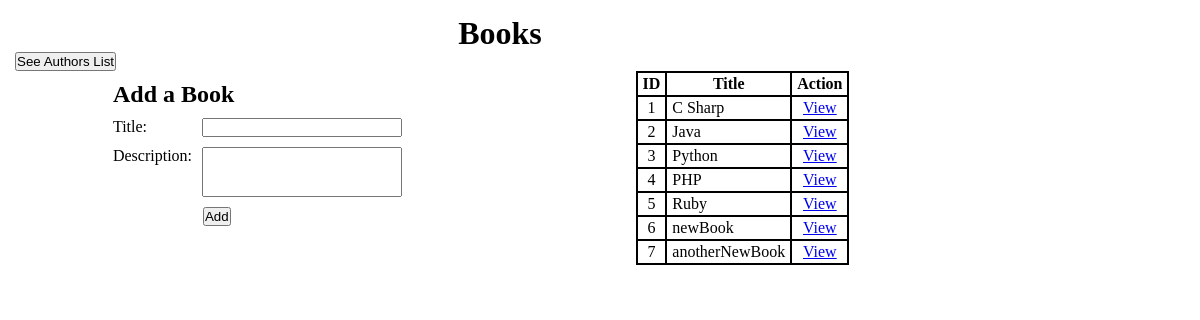
The app's page /, older data.
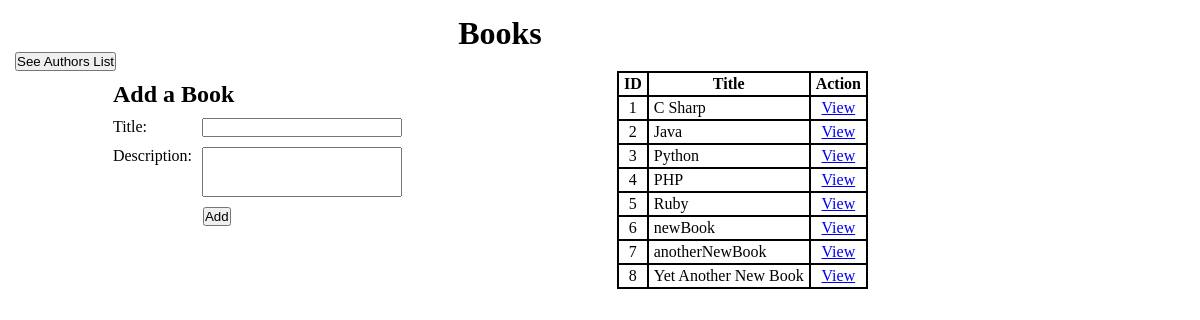
The same page, newer data.
### books_and_authors_app/models.py (models this page shows)
class Book(models.Model):
    title = models.CharField(max_length=255)
    desc = models.TextField()
    created_at = DateTimeField(auto_now_add=True)
    updated_at = DateTimeField(auto_now=True)

### books_and_authors_app/views.py (the view)
# urls.py: path("", views.index),
def index(request):
    context = {
        "books": Book.objects.all(),
    }
    return render(request, "index.html", context)

### books_and_authors_app/templates/index.html (shortened to what this page needs)
<!DOCTYPE html>
<html lang="en">
<head>
    {% load static %}
    <link rel="stylesheet" href="{% static 'css/style.css' %}">
</head>
<body>
    <div id="wrapper">
        <header class="page_header">
            <h1>Books</h1>
            <form action="/authors" class="book_author_switch" method="POST">
                <button type="submit">See Authors List</button>
            </form>
        </header>
        <main class="content_section">
            <div class="form_container main_content_split">
                <form action="/add_book" class="add_book_form" method="POST">
                <h2>Add a Book</h2>
                <div class="title_section text_inputs_section">
                    <label for="title_input">Title:</label>
                    <input type="text" name="title_input" class="text_inputs" maxlength="255" required>
                </div>
                <div class="desc_section text_area_section">
                    <label for="book_desc">Description:</label>
                    <textarea name="book_desc" class="book_desc text_area_input" required></textarea>
                </div>
                <button type="submit" name="add_book_submit_btn">Add</button>
                </form>
            </div>
            <div class="display_container main_content_split">
                <div class="table_container">
                    <table class="display_table">
                        <tr class="table_headers">
                            <th>ID</th>
                            <th>Title</th>
                            <th>Action</th>
                        </tr>
                        {% for book in books %}
                        <tr class="book_records">
                            <td class="data_cell first_col">{{book.id}}</td>
                            <td class="data_cell second_col">{{book.title}}</td>
                            <td class="data_cell third_col"><a href="/books/{{book.id}}">View</a></td>
                        </tr>
                        {% endfor %}
                    </table>
                </div>
            </div>
        </main>
    </div>
</body>
</html>

Row changes from the older to the newer data that the page shows:
added Book: id "8", title "Yet Another New Book"
